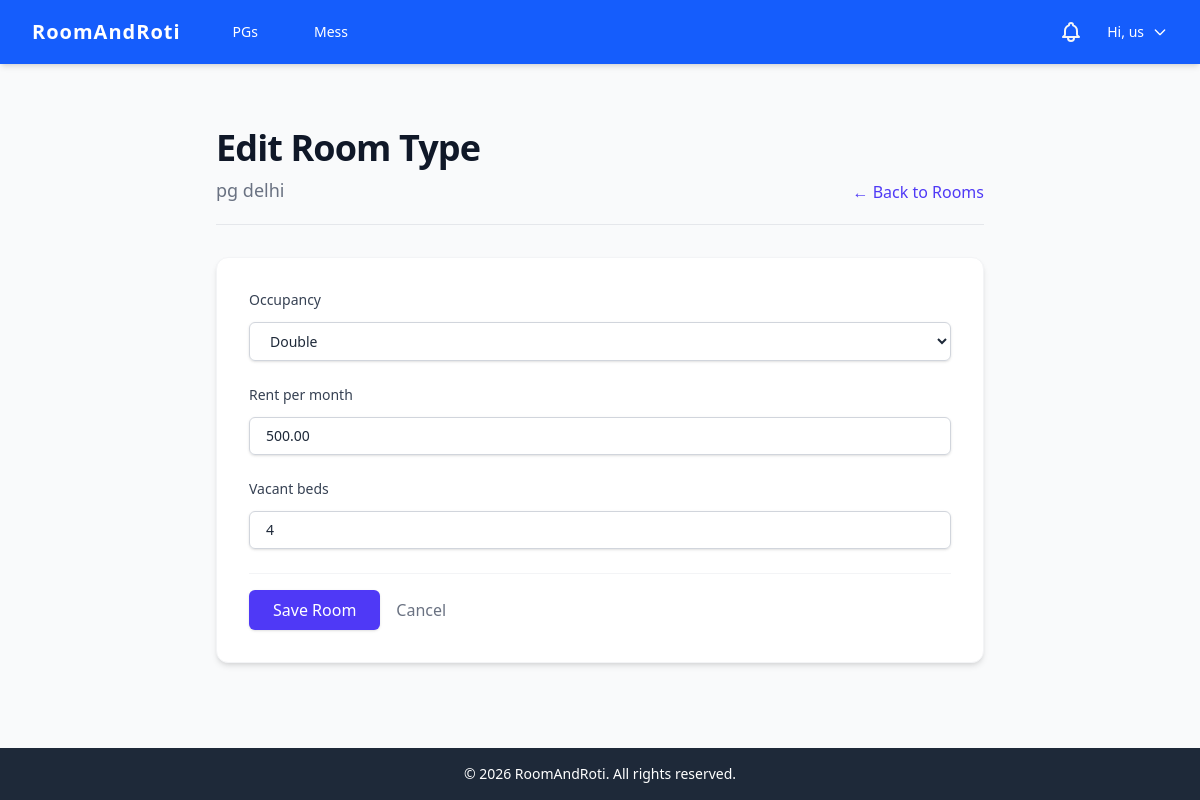
/pgs/rooms/37/edit/ (signed in), run on the app's committed database.
### users/models.py (models this page shows, shortened)
class CustomUser(AbstractUser):
    ROLE_CHOICES = (
        ("student", "Student"),
        ("owner", "Owner"),
        ("admin", "Admin"),
    )
    role = models.CharField(max_length=10, choices=ROLE_CHOICES, default="student")
    email = models.EmailField(unique=True)

### housing/models.py (models this page shows, shortened)
class PG(models.Model):
    owner = models.ForeignKey(
        User,
        on_delete=models.CASCADE,
        limit_choices_to={"role": "owner"},
        related_name="pgs",
    )
    name = models.CharField(max_length=200)
    address = models.TextField()
    contact_number = models.CharField(max_length=20)
    gender_restriction = models.CharField(
        max_length=20,
        choices=(("boys", "Boys only"), ("girls", "Girls only"), ("any", "Anyone")),
        default="any",
        db_index=True,
    )
    food_included = models.BooleanField(default=False, db_index=True)
    has_wifi = models.BooleanField(default=False)
    has_ac = models.BooleanField(default=False)
    attached_bathroom = models.BooleanField(default=False)
    starting_price = models.DecimalField(max_digits=8, decimal_places=2, db_index=True)
    image = models.ImageField(upload_to="pg_images/", blank=True, null=True)
    latitude = models.FloatField(null=True, blank=True)
    longitude = models.FloatField(null=True, blank=True)
    created_at = models.DateTimeField(auto_now_add=True)

class Room(models.Model):
    pg = models.ForeignKey(PG, on_delete=models.CASCADE, related_name="rooms")
    occupancy = models.IntegerField(
        choices=((1, "Single"), (2, "Double"), (3, "Triple"), (4, "Quad")), default=2
    )
    rent_per_month = models.DecimalField(max_digits=8, decimal_places=2)
    vacant_beds = models.IntegerField(default=2)

### housing/views.py (the view)
# urls.py: path("rooms/<int:room_id>/edit/", views.edit_room, name="edit_room"), # Form to edit rent/occupancy of an existing room
@login_required
def edit_room(request, room_id):
    if request.user.role != "owner":
        messages.error(request, "Only owners can edit rooms.")
        return redirect("home")
    room = get_object_or_404(Room, pk=room_id)
    pg = room.pg
    if pg.owner != request.user:
        messages.error(request, "You do not own this PG.")
        return redirect("owner_dashboard")
    if request.method == "POST":
        form = RoomForm(request.POST, instance=room)
        if form.is_valid():
            form.save()
            messages.success(request, "Successfully updated the room!")
            return redirect("manage_rooms", pg_id=pg.id)
    else:
        form = RoomForm(instance=room)
    return render(
        request,
        "housing/room_form.html",
        {"form": form, "pg": pg, "room": room, "action": "Edit"},
    )

### housing/forms.py
class RoomForm(forms.ModelForm):
    class Meta:
        model = Room
        fields = ["occupancy", "rent_per_month", "vacant_beds"]
        widgets = {
            "occupancy": forms.Select(
                attrs={
                    "class": "mt-1 block w-full rounded-md border-gray-300 shadow-sm focus:border-indigo-500 focus:ring-indigo-500 sm:text-sm px-4 py-2 border"
                }
            ),
            "rent_per_month": forms.NumberInput(
                attrs={
                    "class": "mt-1 block w-full rounded-md border-gray-300 shadow-sm focus:border-indigo-500 focus:ring-indigo-500 sm:text-sm px-4 py-2 border"
                }
            ),
            "vacant_beds": forms.NumberInput(
                attrs={
                    "class": "mt-1 block w-full rounded-md border-gray-300 shadow-sm focus:border-indigo-500 focus:ring-indigo-500 sm:text-sm px-4 py-2 border"
                }
            ),
        }

### users/context_processors.py (called while the page is built)
def unread_notifications(request):
    if request.user.is_authenticated:
        count = Notification.objects.filter(user=request.user, is_read=False).count()
        return {"unread_notifications_count": count}
    return {"unread_notifications_count": 0}

### housing/templates/housing/room_form.html (shortened to what this page needs)
{% extends 'base.html' %}
{% block content %}
<div class="max-w-3xl mx-auto py-8">
    <div class="mb-8 flex flex-col md:flex-row md:justify-between md:items-end border-b border-gray-200 pb-5">
        <div>
            <h1 class="text-4xl font-extrabold text-gray-900 tracking-tight">{{ action }} Room Type</h1>
            <p class="text-gray-500 mt-2 text-lg">{{ pg.name }}</p>
        </div>
        <a href="{% url 'manage_rooms' pg.id %}" class="mt-4 md:mt-0 text-indigo-600 hover:text-indigo-800 font-medium">
            &larr; Back to Rooms
        </a>
    </div>
    <div class="bg-white p-8 rounded-xl shadow-md border border-gray-100">
        <form method="post" class="space-y-6">
            <div class="grid grid-cols-1 gap-6">
                {% for field in form %}
                <div class="flex flex-col">
                    <label for="{{ field.id_for_label }}" class="block text-sm font-medium text-gray-700 mb-1">
                        {{ field.label }}
                    </label>
                    <div class="mt-1">
                        {{ field }}
                    </div>
                </div>
                {% endfor %}
            </div>
            <div class="pt-4 flex items-center space-x-4 border-t border-gray-100">
                <button type="submit" class="bg-indigo-600 text-white px-6 py-2 rounded-md font-medium shadow-sm hover:bg-indigo-700 focus:outline-none focus:ring-2 focus:ring-offset-2 focus:ring-indigo-500 transition-colors">
                    Save Room
                </button>
                <a href="{% url 'manage_rooms' pg.id %}" class="text-gray-500 hover:text-gray-700 font-medium">Cancel</a>
            </div>
        </form>
    </div>
</div>
{% endblock %}

### templates/base.html (shortened to what this page needs)
<!DOCTYPE html>
{% load static %}
<html lang="en">
<head>
    <link rel="stylesheet" href="{% static 'css/output.css' %}">
    <link rel="stylesheet" href="https://cdnjs.cloudflare.com/ajax/libs/font-awesome/6.5.1/css/all.min.css">
</head>
<body class="bg-gray-50 text-gray-800 font-sans min-h-screen flex flex-col">
    <nav class="bg-blue-600 text-white shadow-md">
        <div class="max-w-7xl mx-auto px-4 sm:px-6 lg:px-8">
            <div class="flex justify-between h-16">
                <div class="flex items-center">
                    <a href="/" class="text-xl font-bold tracking-wider">RoomAndRoti</a>
                    <div class="hidden md:flex ml-10 space-x-8">
                        <a href="{% url 'pg_list' %}"
                            class="hover:text-blue-200 px-3 py-2 rounded-md text-sm font-medium">PGs</a>
                        <a href="{% url 'mess_list' %}"
                            class="hover:text-blue-200 px-3 py-2 rounded-md text-sm font-medium">Mess</a>
                    </div>
                </div>
                <div class="flex items-center space-x-4">
                    {% if user.is_authenticated %}
                    <a href="{% url 'notifications' %}" class="relative p-2 text-gray-100 hover:text-white transition-colors">
                    </a>
                    <div class="relative group h-full flex items-center">
                        <button
                            class="flex items-center space-x-2 text-sm font-medium hover:text-blue-200 focus:outline-none py-2">
                            <span>Hi, {{ user.username }}</span>
                            <svg class="w-4 h-4" fill="none" stroke="currentColor" viewBox="0 0 24 24"
                                xmlns="http://www.w3.org/2000/svg">
                                <path stroke-linecap="round" stroke-linejoin="round" stroke-width="2"
                                    d="M19 9l-7 7-7-7"></path>
                            </svg>
                        </button>
                    </div>
                    {% else %}
                    <a href="{% url 'login' %}"
                        class="hover:text-blue-200 px-3 py-2 rounded-md text-sm font-medium">Login</a>
                    <a href="{% url 'register' %}"
                        class="bg-white text-blue-600 hover:bg-gray-100 px-4 py-2 rounded-md text-sm font-bold">Sign
                        Up</a>
                    {% endif %}
                </div>
            </div>
        </div>
    </nav>
    <main class="flex-grow max-w-7xl w-full mx-auto px-4 sm:px-6 lg:px-8 py-8">
        {% block content %}
        {% endblock %}
    </main>
    <footer class="bg-gray-800 text-white text-center py-4 mt-auto">
        <p class="text-sm">&copy; 2026 RoomAndRoti. All rights reserved.</p>
    </footer>
</body>
</html>

### data on the page
CustomUser: username "us"
PG: name "pg delhi"
Room: form "Double" "500.00" "4"

### other printed values
{{ action }} "Edit"
{{ field.label }} "Occupancy" "Rent per month" "Vacant beds"
